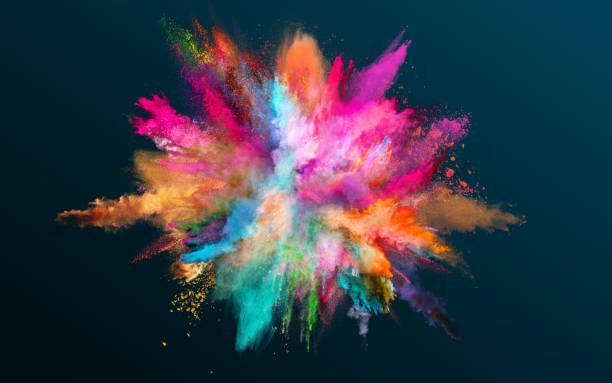
#> input picture ascii_proj/pic.jpg, 612 x 383 px
$ jupyter execute ascii.ipynb
#> lines starting #> are read from the running program, lines starting #| are printed output that depends on the picture
##### Imports

[cell 1]
from PIL import Image, ImageOps
import os
import numpy as np
import time
import matplotlib.pyplot as plt

##### Imported info

[cell 2]
# x,y
size: tuple[int] = (100,50)
characters:np.ndarray[str] = np.array(["░","▒","▓","█"])

##### Get Image

[cell 3]
image_obj = Image.open('pic.jpg')
#> image_obj is the input picture: PIL image 612x383 RGB; mean R, G, B 52.8, 58.5, 72

##### grayscale and resize down

[cell 4]
gray_obj = ImageOps.grayscale(image_obj)
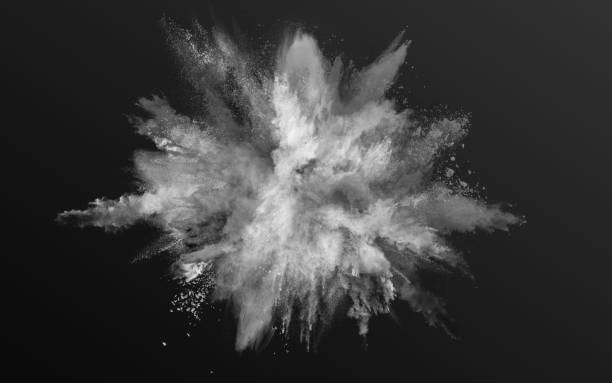
#> gray_obj: PIL image 612x383 L; min 2, max 243, mean 58.3
gray_obj= gray_obj.resize(size)
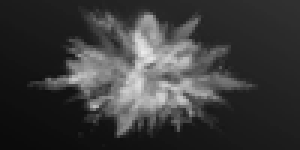
#> gray_obj: PIL image 100x50 L (shown 3 times larger); min 11, max 235, mean 58.3
# gray_obj.show()
gray_obj.size
#> Out = (100, 50)

##### To list

[cell 5]
img_rgb = np.array(gray_obj.convert('RGB'))
intervalNum:int = round(255/len(characters))
intervalList:np.ndarray[int] = np.round((np.arange(len(characters)))*(255/len(characters))).astype(np.uint8)

# removes unnecessary g,b, values, as they are identical after grayscale conversion.
img_rgb = img_rgb.transpose(2,0,1)[0]

# devides the images values by the interval number and then rounds the numbers
# this ensures that they are placed into slots for each of the intervals
devided_imgs = (img_rgb/intervalNum).astype(np.uint8)
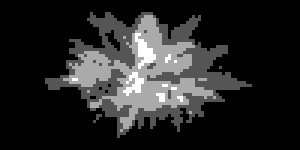
#> devided_imgs: shape (50, 100) (shown 3 times larger); min 0, max 3, mean 0.451; drawn with min black and max white

# Assign the characters to the interval assigned list.
characterArr: np.ndarray = characters[devided_imgs]
characterArr.shape
#> Out = (50, 100)

##### Output the results

[cell 6]
result = '\n'.join(''.join(map(str, row)) for row in characterArr)
print(result)
